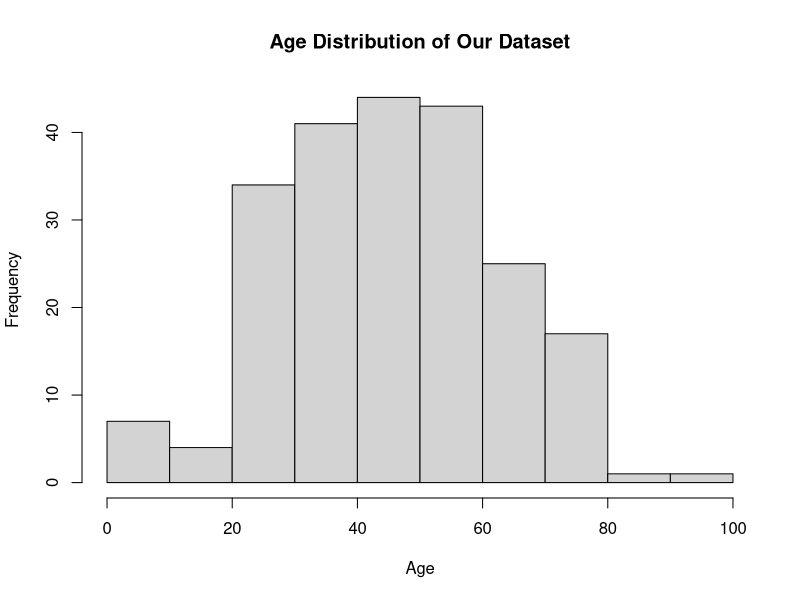

Generate this figure with R:
library(tidyverse)

train = read.table('train2.txt', sep=',', header=T, row.names=NULL)
test = read.table('test2.txt', sep=',', header=T, row.names=NULL)

for(i in 1:nrow(train)){
	x = train$age[i]
	if(grepl('-', x, fixed=T)){
		z = strsplit(x, '-')
		x = mean(as.numeric(c(z[[1]][1], z[[1]][2])))
		train$age[i] = x
	}
}

train$age = as.numeric(train$age)

png('age_hist1.png')
	hist(	train$age, 
		main = 'Age Distribution of Our Dataset',
		xlab = 'Age',
		ylab = 'Frequency',
	)
dev.off()

